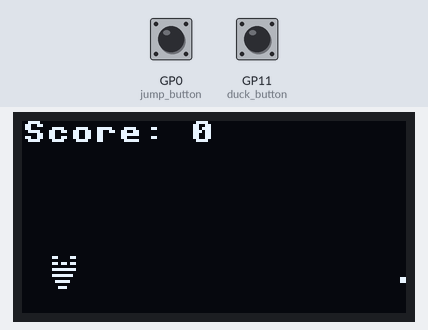
A program run on a simulated Raspberry Pi Pico running MicroPython. On the bench: 128×64 one-colour display. The test bench sets the inputs (shaded band); at power-on: GP0 (jump_button) HIGH, GP11 (duck_button) HIGH. Random numbers come from a fixed seed; library files of the repository ran but are not shown: ssd1306.py. At 1.2 s the program stops and its outputs stay as they are.

Above: at 0.1 s.
At 0.7 s:
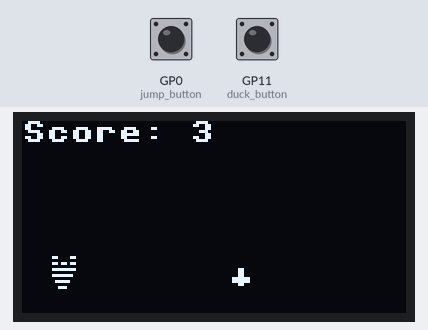
At 1.3 s:
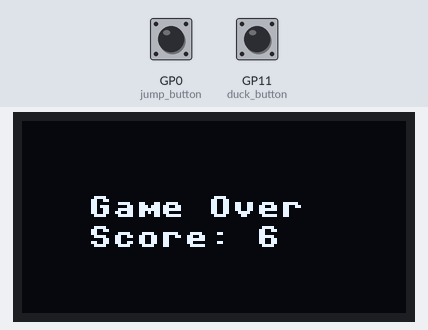

The program:

main.py
```python
from machine import Pin, I2C, freq
from ssd1306 import SSD1306_I2C
from utime import sleep, ticks_ms
import random

# Less overclocking of the Pico and I2C bus for stability

# Overclock the Pi Pico to 100MHz
freq(100000000)  # 100MHz

# Define I2C connection (SDA to GP16, SCL to GP17)
i2c = I2C(0, scl=Pin(17), sda=Pin(16), freq=1000000)
oled = SSD1306_I2C(128, 64, i2c)

# Define pins for buttons
jump_button = Pin(0, Pin.IN, Pin.PULL_UP)
duck_button = Pin(11, Pin.IN, Pin.PULL_UP)

# Bitmap graphics for dino
dino_bitmap = [
    0b00111000,
    0b01111100,
    0b11111110,
    0b11111111,
    0b11011011,
    0b11000011
]

# Bitmap graphics for ducking dino
dino_ducking_bitmap = [
    0b11111100,
    0b11111110,
    0b11111111,
    0b11011011
]

# Bitmap graphics for obstacles
small_cactus_bitmap = [
    0b001100,
    0b001100,
    0b001100,
    0b111111,
    0b111111,
    0b001100
]

medium_cactus_bitmap = [
    0b001100,
    0b001100,
    0b001100,
    0b001100,
    0b001100,
    0b001100,
    0b111111,
    0b111111,
    0b001100
]

large_cactus_bitmap = [
    0b001100,
    0b011110,
    0b111111,
    0b111111,
    0b001100,
    0b001100,
    0b001100,
    0b001100,
    0b001100,
    0b001100,
    0b001100,
    0b001100,
    0b111111,
    0b111111
]

# Simple bitmap for a bird
bird_bitmap = [
    0b000011,
    0b011111,
    0b110000
]

obstacle_bitmaps = [small_cactus_bitmap, medium_cactus_bitmap, large_cactus_bitmap, bird_bitmap]

class Dino:
    def __init__(self):
        self.x = 10
        self.y = 0
        self.ground_y = 55
        self.jumping = False
        self.ducking = False
        self.jump_velocity = 0
        self.gravity = -1
        self.jump_force = 8
        self.graphics = dino_bitmap
        self.ducking_graphics = dino_ducking_bitmap

    def start_jump(self):
        if not self.jumping and not self.ducking:
            self.jumping = True
            self.jump_velocity = self.jump_force

    def update(self):
        if self.jumping:
            self.y += self.jump_velocity
            self.jump_velocity += self.gravity
            if self.y < 0 or self.ducking:  # Not yet tested
                self.y = 0
                self.jumping = False
                self.jump_velocity = 0

    def draw(self, oled):
        graphics = self.ducking_graphics if self.ducking else self.graphics
        for i, line in enumerate(graphics):
            for j in range(8):
                if line & (1 << (7 - j)):
                    oled.pixel(self.x + j, self.ground_y - self.y - (i * 2) if not self.ducking else self.ground_y - 3 + i, 1)

class Obstacle:
    def __init__(self, x, speed):
        self.x = x
        self.speed = int(speed)
        self.graphics = random.choice(self.select_obstacle())
        if self.graphics == bird_bitmap:
            self.y = 40  # Set bird at a specific height
        else:
            self.y = 55 - len(self.graphics)  # Adjust y position based on obstacle height

    def select_obstacle(self):
        global obstacle_bitmaps
        if Game.dispScore >= 100:  # Birds only appear after 100 points
            return obstacle_bitmaps
        return obstacle_bitmaps[:3]

    def update(self):
        self.x -= self.speed
        if self.x < 0:
            self.x = 128 + random.randint(50, 100)
            self.graphics = random.choice(self.select_obstacle())
            if self.graphics == bird_bitmap:
                self.y = 40  # Set bird at a specific height
            else:
                self.y = 55 - len(self.graphics)  # Adjust y position based on new obstacle height

    def draw(self, oled):
        for i, line in enumerate(self.graphics):
            for j in range(6 if len(self.graphics) == 6 else 8):
                if line & (1 << (5 - j if len(self.graphics) == 6 else 7 - j)):
                    oled.pixel(self.x + j, self.y + i, 1)

class Game:
    dispScore = 0   # The score displayed on the OLED screen

    def __init__(self, oled):
        self.oled = oled
        self.dino = Dino()
        self.obstacles = [Obstacle(128, 2)]
        self.score = 0
        self.game_running = True
        self.timeInterval = 10000   # Time interval between different levels

    def check_collision(self):
        dino_top = self.dino.ground_y - self.dino.y - 20 if not self.dino.ducking else self.dino.ground_y - len(self.dino.ducking_graphics) - 5
        dino_bottom = self.dino.ground_y - self.dino.y
        dino_left = self.dino.x
        dino_right = self.dino.x + 10

        for obstacle in self.obstacles:
            obstacle_top = obstacle.y
            obstacle_bottom = obstacle.y + (len(obstacle.graphics))
            obstacle_left = obstacle.x
            obstacle_right = obstacle.x + (6 if len(obstacle.graphics) == 6 else 8)

            if dino_right > obstacle_left and dino_left < obstacle_right and dino_bottom > obstacle_top and dino_top < obstacle_bottom:
                self.game_running = False

    def update(self):
        self.dino.update()
        for obstacle in self.obstacles:
            obstacle.update()
        self.check_collision()

    def draw(self):
        self.oled.fill(0)
        self.dino.draw(self.oled)
        for obstacle in self.obstacles:
            obstacle.draw(self.oled)
        self.oled.text(f'Score: {Game.dispScore}', 0, 0)
        self.oled.show()

    def run(self):
        global obstacle_bitmaps
        start_time = ticks_ms()
        while self.game_running:
            if not jump_button.value():
                self.dino.start_jump()
            if not duck_button.value():
                self.dino.ducking = True
            else:
                self.dino.ducking = False

            self.update()
            self.draw()
            sleep(0.01) # Sleep time until next update

            if ticks_ms() - start_time > self.timeInterval:  # Increase speed every timeInterval
                for obstacle in self.obstacles:
                    obstacle.speed = int(obstacle.speed + 1)
                start_time = ticks_ms()
                print(f"New Obstacle speed: {obstacle.speed}")
                print(f"Display score: {Game.dispScore}")
                self.timeInterval += 1000   # Incresing the timeInterval so the game is not too fast

            for obstacle in self.obstacles:
                speed = obstacle.speed
            self.score += int((speed-1))  # Increment score
            Game.dispScore = round((self.score / 10))

            # Uncomment for debugging
            #print(f"Raw Score: {self.score}")
            #print(f"Display Score: {Game.dispScore}\n")


        # Display Game Over
        self.oled.fill(0)
        self.oled.text("Game Over", 22, 25)
        self.oled.text(f'Score: {Game.dispScore}', 22, 35)
        self.oled.show()

if __name__ == "__main__":
    try:
        # Create Game instance and run the game
        game = Game(oled)
        game.run()
    except KeyboardInterrupt:
        oled.fill(0)
        oled.show()
```
